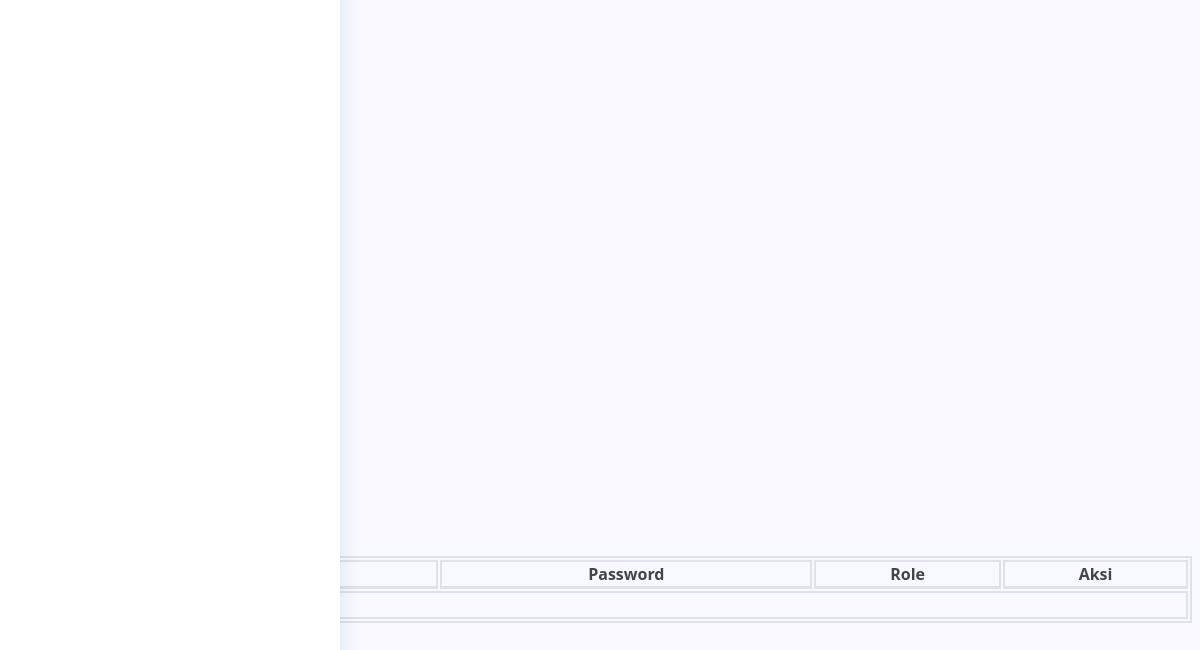
The app's page /admin-old/user.php (lower part), older data.
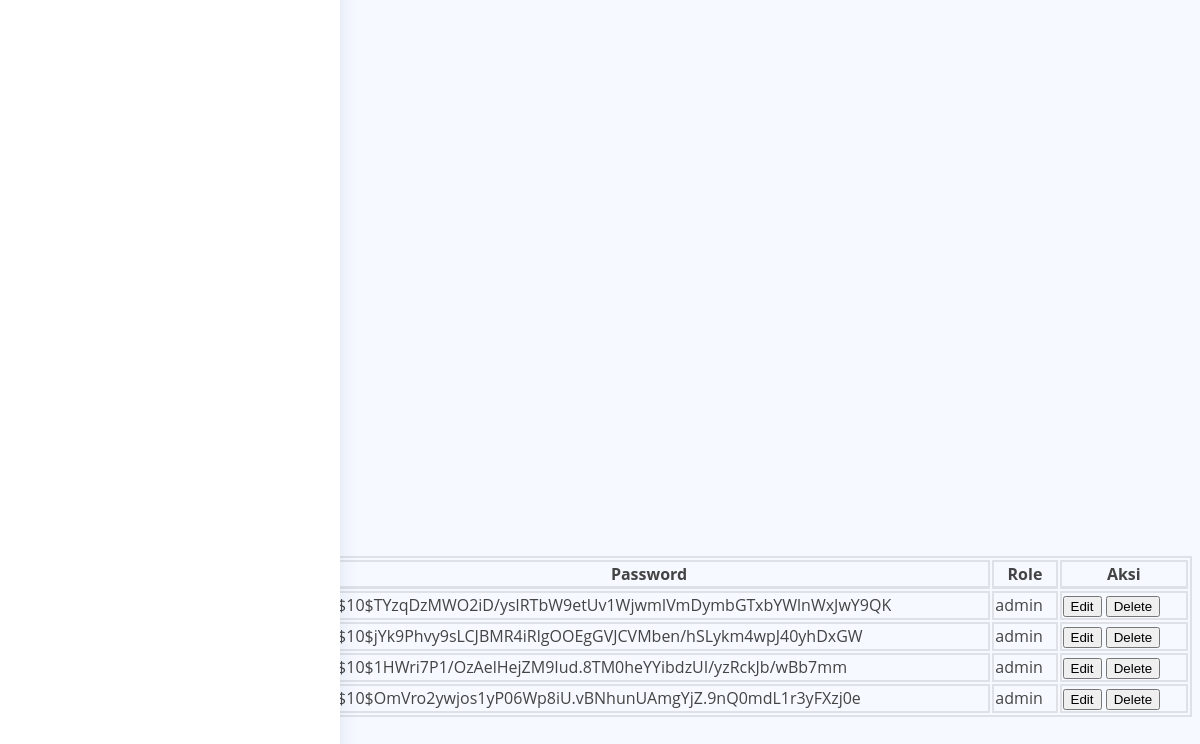
The same page, newer data.
### tables this page shows
CREATE TABLE `user` (
  `id` int(11) NOT NULL,
  `username` varchar(50) NOT NULL,
  `password` varchar(255) NOT NULL,
  `role` enum('admin','user') NOT NULL,
  `last_registered` datetime DEFAULT current_timestamp(),
  `img` varchar(255) DEFAULT 'default.jpg',
  `location` varchar(255) DEFAULT NULL,
  `last_activity` datetime DEFAULT current_timestamp() ON UPDATE current_timestamp()
);

### admin-old/user.php (the view, shortened to what the changed rows need)
<?php
include "proses-user.php";
?>
<!DOCTYPE html>
<html lang="en">
<head>
    <link rel="stylesheet" type="text/css" media="screen" href="assets/css/perfect-scrollbar.min.css" />
    <link rel="stylesheet" href="assets/css/highlight.min.css" />
    <link rel="stylesheet" type="text/css" media="screen" href="assets/css/style.css" />
    <link defer rel="stylesheet" type="text/css" media="screen" href="assets/css/animate.css" />
</head>
<body x-data="main" class="relative font-nunito text-sm font-normal antialiased" :class="[ $store.app.sidebar ? 'toggle-sidebar' : '', $store.app.theme, $store.app.menu, $store.app.layout,$store.app.rtlClass]">
    <div class="main-container min-h-screen text-black dark:text-white-dark" :class="[$store.app.navbar]">
        <div class="main-content">
            <div class="animate__animated p-6" :class="[$store.app.animation]">
                <div x-data="modal" class="mb-5">
                    <div x-data="striped">
                        <div class="mt-3">
                            <table id="tableAll" class="table-striped table-hover table-bordered table-compact">
                                <thead>
                                    <tr>
                                        <th>No</th>
                                        <th>Username</th>
                                        <th>Password</th>
                                        <th>Role</th>
                                        <th>Aksi</th>
                                    </tr>
                                </thead>
                                <tbody>
                                    <?php
                                    $datauser = mysqli_query($conn, "SELECT * FROM user");
                                    $i = 1;
                                    while ($ambildata = mysqli_fetch_array($datauser)) {
                                        $user = $ambildata['username'];
                                        $password = $ambildata['password'];
                                        $role = $ambildata['role'];
                                        $aksi = $ambildata['id'];
                                    ?>
                                        <tr>
                                            <td style="width: 10px"><?= $i++; ?></td>
                                            <td><?= $user; ?></td>
                                            <td><?= $password; ?></td>
                                            <td><?= $role; ?></td>
                                            <td class="flex flex-wrap gap-2">
                                                <button type="button" class="btn btn-warning btn-sm" x-on:click="open = <?= $aksi; ?>">Edit</button>
                                                <button type="button" class="btn btn-danger btn-sm" onclick="deleteItem(<?= $aksi; ?>)">Delete</button>
                                            </td>
                                        </tr>
                                    <?php
                                    };
                                    ?>
                                </tbody>
                            </table>
                        </div>
                    </div>
                </div>
            </div>
        </div>
    </div>
</body>
</html>

Row changes from the older to the newer data that the page shows:
added user: password "$2y$10$TYzqDzMWO2iD/yslRTbW9etUv1WjwmIVmDymbGTxbYWlnWxJwY9QK", role "admin"
added user: password "$2y$10$jYk9Phvy9sLCJBMR4iRlgOOEgGVJCVMben/hSLykm4wpJ40yhDxGW", role "admin"
added user: password "$2y$10$1HWri7P1/OzAelHejZM9Iud.8TM0heYYibdzUI/yzRckJb/wBb7mm", role "admin"
added user: password "$2y$10$OmVro2ywjos1yP06Wp8iU.vBNhunUAmgYjZ.9nQ0mdL1r3yFXzj0e", role "admin"
